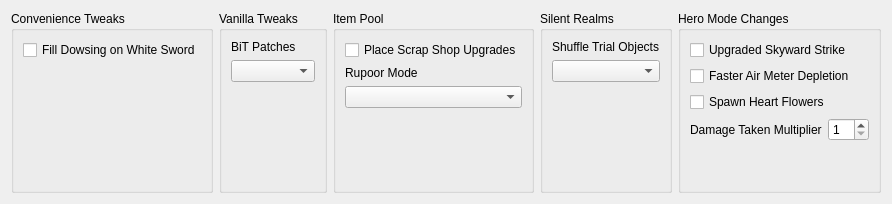
      <widget class="QWidget" name="tab_additional_settings">
       <attribute name="title">
        <string>Additional Settings</string>
       </attribute>
       <layout class="QHBoxLayout" name="horizontalLayout_4">
        <item>
         <widget class="QGroupBox" name="box_convenience_tweaks">
          <property name="sizePolicy">
           <sizepolicy hsizetype="Expanding" vsizetype="Preferred">
            <horstretch>0</horstretch>
            <verstretch>0</verstretch>
           </sizepolicy>
          </property>
          <property name="title">
           <string>Convenience Tweaks</string>
          </property>
          <layout class="QVBoxLayout" name="verticalLayout_4">
           <item>
            <layout class="QVBoxLayout" name="vlay_convenience_tweaks">
             <item>
              <widget class="QCheckBox" name="option_fill_dowsing_on_white_sword">
               <property name="text">
                <string>Fill Dowsing on White Sword</string>
               </property>
              </widget>
             </item>
             <item>
              <spacer name="vspace_convenience_tweaks">
               <property name="orientation">
                <enum>Qt::Vertical</enum>
               </property>
               <property name="sizeHint" stdset="0">
                <size>
                 <width>20</width>
                 <height>40</height>
                </size>
               </property>
              </spacer>
             </item>
            </layout>
           </item>
          </layout>
         </widget>
        </item>
        <item>
         <widget class="QGroupBox" name="box_vanilla_tweaks">
          <property name="sizePolicy">
           <sizepolicy hsizetype="Expanding" vsizetype="Preferred">
            <horstretch>0</horstretch>
            <verstretch>0</verstretch>
           </sizepolicy>
          </property>
          <property name="title">
           <string>Vanilla Tweaks</string>
          </property>
          <layout class="QVBoxLayout" name="verticalLayout_8">
           <item>
            <layout class="QVBoxLayout" name="vlay_vanilla_tweaks">
             <item>
              <widget class="QLabel" name="label_for_option_bit_patches">
               <property name="text">
                <string>BiT Patches</string>
               </property>
              </widget>
             </item>
             <item>
              <widget class="QComboBox" name="option_bit_patches"/>
             </item>
             <item>
              <spacer name="vspace_vanilla_tweaks">
               <property name="orientation">
                <enum>Qt::Vertical</enum>
               </property>
               <property name="sizeHint" stdset="0">
                <size>
                 <width>20</width>
                 <height>40</height>
                </size>
               </property>
              </spacer>
             </item>
            </layout>
           </item>
          </layout>
         </widget>
        </item>
        <item>
         <widget class="QGroupBox" name="box_item_pool">
          <property name="sizePolicy">
           <sizepolicy hsizetype="Expanding" vsizetype="Preferred">
            <horstretch>0</horstretch>
            <verstretch>0</verstretch>
           </sizepolicy>
          </property>
          <property name="title">
           <string>Item Pool</string>
          </property>
          <layout class="QVBoxLayout" name="verticalLayout_6">
           <item>
            <layout class="QVBoxLayout" name="vlay_item_pool">
             <item>
              <layout class="QVBoxLayout" name="vlay_rupoor_mode">
               <item>
                <widget class="QCheckBox" name="option_gondo_upgrades">
                 <property name="text">
                  <string>Place Scrap Shop Upgrades</string>
                 </property>
                </widget>
               </item>
               <item>
                <widget class="QLabel" name="label_for_option_rupoor_mode">
                 <property name="text">
                  <string>Rupoor Mode</string>
                 </property>
                </widget>
               </item>
               <item>
                <widget class="QComboBox" name="option_rupoor_mode"/>
               </item>
               <item>
                <spacer name="vspace_item_pool">
                 <property name="orientation">
                  <enum>Qt::Vertical</enum>
                 </property>
                 <property name="sizeHint" stdset="0">
                  <size>
                   <width>20</width>
                   <height>40</height>
                  </size>
                 </property>
                </spacer>
               </item>
              </layout>
             </item>
            </layout>
           </item>
          </layout>
         </widget>
        </item>
        <item>
         <widget class="QGroupBox" name="box_silent_realms">
          <property name="sizePolicy">
           <sizepolicy hsizetype="Expanding" vsizetype="Preferred">
            <horstretch>0</horstretch>
            <verstretch>0</verstretch>
           </sizepolicy>
          </property>
          <property name="title">
           <string>Silent Realms</string>
          </property>
          <layout class="QVBoxLayout" name="verticalLayout_7">
           <item>
            <layout class="QVBoxLayout" name="vlay_silent_realms">
             <item>
              <layout class="QVBoxLayout" name="verticalLayout_trialshuffle">
               <item>
                <widget class="QLabel" name="label_for_option_shuffle_trial_objects">
                 <property name="sizePolicy">
                  <sizepolicy hsizetype="Minimum" vsizetype="Preferred">
                   <horstretch>0</horstretch>
                   <verstretch>0</verstretch>
                  </sizepolicy>
                 </property>
                 <property name="text">
                  <string>Shuffle Trial Objects</string>
                 </property>
                </widget>
               </item>
               <item>
                <widget class="QComboBox" name="option_shuffle_trial_objects"/>
               </item>
              </layout>
             </item>
             <item>
              <spacer name="vspace_silent_realms">
               <property name="orientation">
                <enum>Qt::Vertical</enum>
               </property>
               <property name="sizeHint" stdset="0">
                <size>
                 <width>20</width>
                 <height>40</height>
                </size>
               </property>
              </spacer>
             </item>
            </layout>
           </item>
          </layout>
         </widget>
        </item>
        <item>
         <widget class="QGroupBox" name="box_heromode_changes">
          <property name="sizePolicy">
           <sizepolicy hsizetype="Expanding" vsizetype="Preferred">
            <horstretch>0</horstretch>
            <verstretch>0</verstretch>
           </sizepolicy>
          </property>
          <property name="title">
           <string>Hero Mode Changes</string>
          </property>
          <layout class="QVBoxLayout" name="verticalLayout_5">
           <item>
            <layout class="QVBoxLayout" name="vlay_heromode_changes">
             <item>
              <widget class="QCheckBox" name="option_upgraded_skyward_strike">
               <property name="text">
                <string>Upgraded Skyward Strike</string>
               </property>
              </widget>
             </item>
             <item>
              <widget class="QCheckBox" name="option_fast_air_meter">
               <property name="text">
                <string>Faster Air Meter Depletion</string>
               </property>
              </widget>
             </item>
             <item>
              <widget class="QCheckBox" name="option_enable_heart_drops">
               <property name="text">
                <string>Spawn Heart Flowers</string>
               </property>
              </widget>
             </item>
             <item>
              <layout class="QHBoxLayout" name="hlay_damage_multiplier">
               <item>
                <widget class="QLabel" name="label_for_option_damage_multiplier">
                 <property name="text">
                  <string>Damage Taken Multiplier</string>
                 </property>
                </widget>
               </item>
               <item>
                <widget class="QSpinBox" name="option_damage_multiplier">
                 <property name="maximumSize">
                  <size>
                   <width>41</width>
                   <height>16777215</height>
                  </size>
                 </property>
                 <property name="minimum">
                  <number>1</number>
                 </property>
                 <property name="maximum">
                  <number>255</number>
                 </property>
                </widget>
               </item>
              </layout>
             </item>
             <item>
              <spacer name="vspace_heromode_changes">
               <property name="orientation">
                <enum>Qt::Vertical</enum>
               </property>
               <property name="sizeHint" stdset="0">
                <size>
                 <width>20</width>
                 <height>40</height>
                </size>
               </property>
              </spacer>
             </item>
            </layout>
           </item>
          </layout>
         </widget>
        </item>
       </layout>
      </widget>
